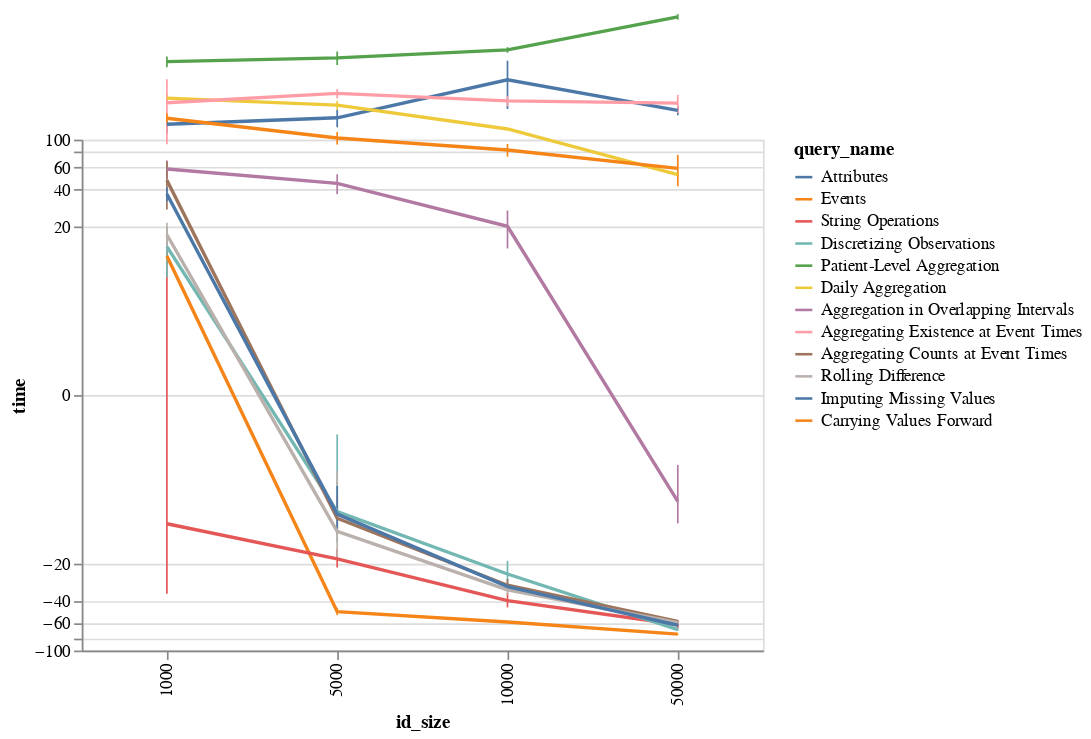

Notebook code cell kept with this figure:
### Code cell
grouped_df = (df[df['method'] == 'TempoQL'].set_index(["query_name", "iteration", "id_size"])['time'] - df[df['method'] == 'SQL'].set_index(["query_name", "iteration", "id_size"])['time']).reset_index()
chart = alt.Chart(grouped_df)
(chart.mark_errorbar().encode(
    y=alt.Y("time:Q", scale=alt.Scale(type='symlog', domain=[-100, 100])),
    x=alt.X("id_size:O"),
    color=alt.Color("query_name:N", sort=df['query_name'].unique()),
) + chart.mark_line().encode(
    y=alt.Y("mean(time):Q", scale=alt.Scale(type='symlog', domain=[-100, 100])),
    x=alt.X("id_size:O"),
    color=alt.Color("query_name:N", sort=df['query_name'].unique()),
)).properties(width=400)

### Figure 1 — Vega-Lite specification as saved in the notebook (floating-point values rounded to 4 significant figures; data arrays with more than 128 entries replaced by an {"elided": "..."} marker saying what was removed)
{"config": {"view": {"continuousWidth": 300, "continuousHeight": 300}}, "layer": [{"mark": {"type": "errorbar"}, "encoding": {"color": {"field": "query_name", "sort": ["Attributes", "Events", "String Operations", "Discretizing Observations", "Patient-Level Aggregation", "Daily Aggregation", "Aggregation in Overlapping Intervals", "Aggregating Existence at Event Times", "Aggregating Counts at Event Times", "Rolling Difference", "Imputing Missing Values", "Carrying Values Forward"], "type": "nominal"}, "x": {"field": "id_size", "type": "ordinal"}, "y": {"field": "time", "scale": {"domain": [-100, 100], "type": "symlog"}, "type": "quantitative"}}}, {"mark": {"type": "line"}, "encoding": {"color": {"field": "query_name", "sort": ["Attributes", "Events", "String Operations", "Discretizing Observations", "Patient-Level Aggregation", "Daily Aggregation", "Aggregation in Overlapping Intervals", "Aggregating Existence at Event Times", "Aggregating Counts at Event Times", "Rolling Difference", "Imputing Missing Values", "Carrying Values Forward"], "type": "nominal"}, "x": {"field": "id_size", "type": "ordinal"}, "y": {"aggregate": "mean", "field": "time", "scale": {"domain": [-100, 100], "type": "symlog"}, "type": "quantitative"}}}], "data": {"name": "data-a87d0a2242a60e379fd30493fb363b3d"}, "width": 400, "$schema": "https://vega.github.io/schema/vega-lite/v5.15.1.json", "datasets": {"data-a87d0a2242a60e379fd30493fb363b3d": {"elided": "144 records"}}}
